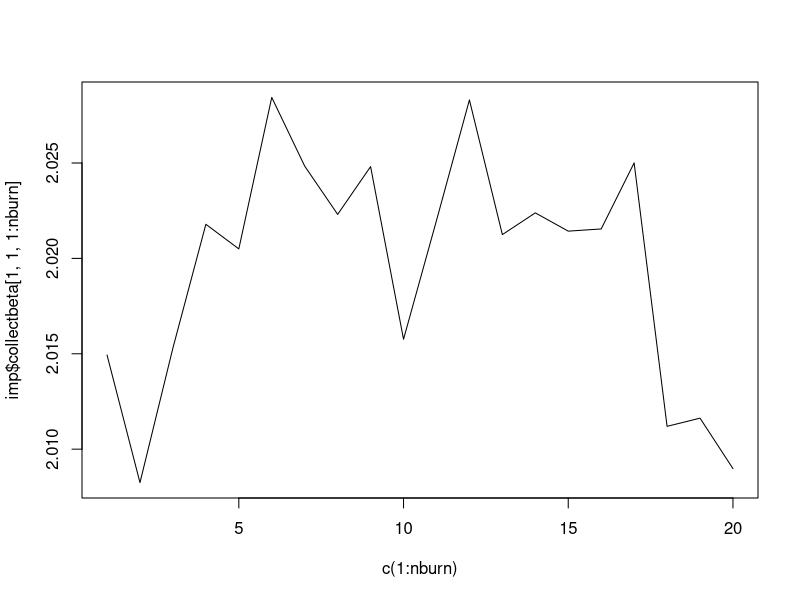
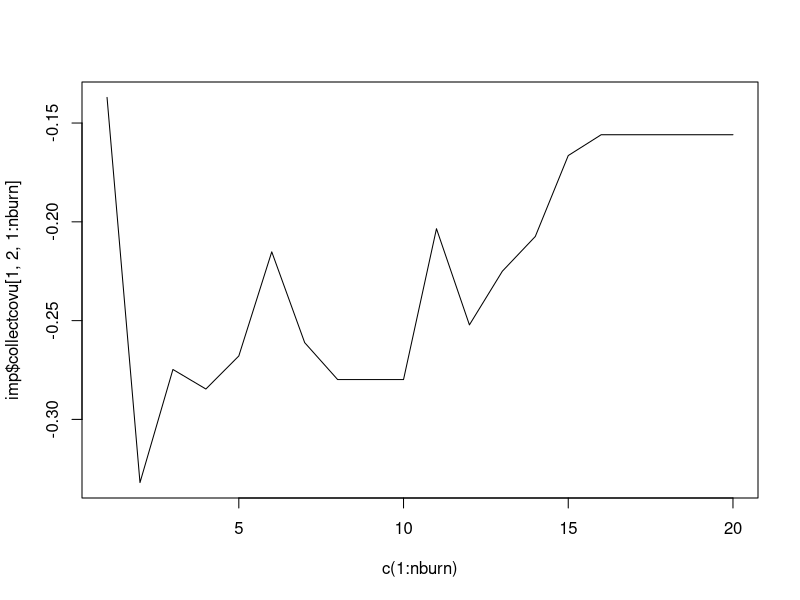

Recreate these plots in R, in order.
library(jomo)


### Name: jomo2.MCMCchain
### Title: JM Imputation of 2-level data - A tool to check convergence of
###   the MCMC
### Aliases: jomo2.MCMCchain

### ** Examples


attach(tldata)
nburn=20

#now we run the imputation function. Note that we would typically use an higher 
#number of nburn iterations in real applications (at least 100)

imp<-jomo2.MCMCchain(Y=data.frame(measure.a), Y2=data.frame(big.city), clus=city,nburn=nburn)

#We can check the convergence of the first element of beta:

plot(c(1:nburn),imp$collectbeta[1,1,1:nburn],type="l")

#Or similarly we can check the convergence of any element of the level 2 covariance matrix:

plot(c(1:nburn),imp$collectcovu[1,2,1:nburn],type="l")
